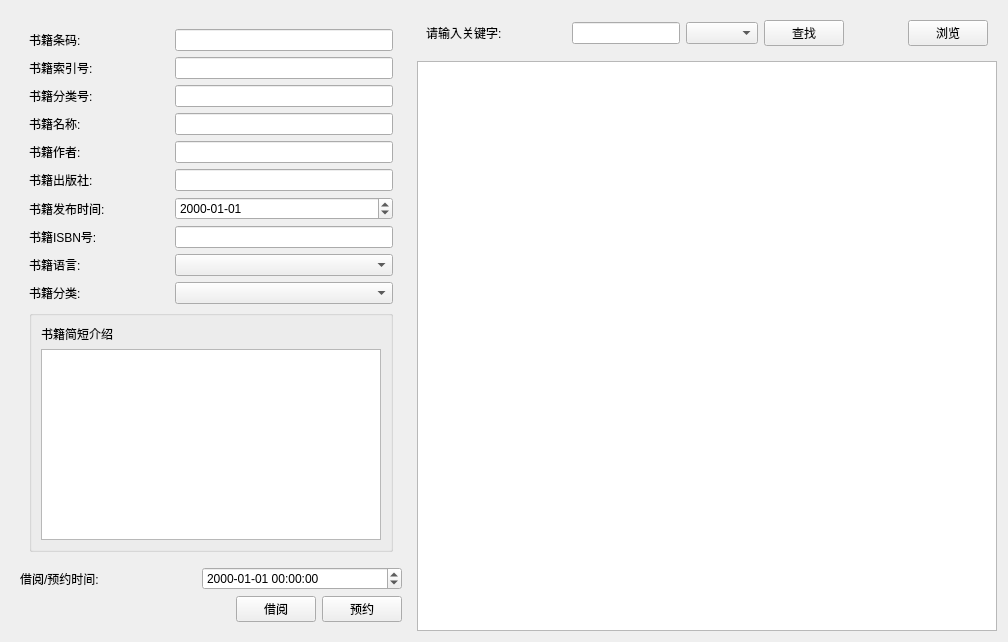
<?xml version="1.0" encoding="UTF-8"?>
<ui version="4.0">
 <class>ReaderBook</class>
 <widget class="QWidget" name="ReaderBook">
  <property name="geometry">
   <rect>
    <x>0</x>
    <y>0</y>
    <width>1008</width>
    <height>642</height>
   </rect>
  </property>
  <property name="windowTitle">
   <string>Form</string>
  </property>
  <layout class="QGridLayout" name="gridLayout_19">
   <item row="0" column="0" rowspan="2">
    <widget class="QWidget" name="widget_3" native="true">
     <property name="maximumSize">
      <size>
       <width>400</width>
       <height>16777215</height>
      </size>
     </property>
     <layout class="QGridLayout" name="gridLayout_5">
      <item row="0" column="0">
       <widget class="QWidget" name="widget" native="true">
        <property name="maximumSize">
         <size>
          <width>400</width>
          <height>16777215</height>
         </size>
        </property>
        <layout class="QGridLayout" name="gridLayout_12">
         <item row="10" column="0">
          <widget class="QGroupBox" name="groupBox">
           <property name="title">
            <string/>
           </property>
           <layout class="QGridLayout" name="gridLayout_18">
            <item row="1" column="0">
             <widget class="QTextEdit" name="te_bookDesc"/>
            </item>
            <item row="0" column="0">
             <widget class="QLabel" name="label_6">
              <property name="text">
               <string>书籍简短介绍</string>
              </property>
             </widget>
            </item>
           </layout>
          </widget>
         </item>
         <item row="3" column="0">
          <layout class="QGridLayout" name="gridLayout_3">
           <item row="0" column="0">
            <widget class="QLabel" name="label_3">
             <property name="minimumSize">
              <size>
               <width>140</width>
               <height>0</height>
              </size>
             </property>
             <property name="maximumSize">
              <size>
               <width>140</width>
               <height>16777215</height>
              </size>
             </property>
             <property name="text">
              <string>书籍名称:</string>
             </property>
            </widget>
           </item>
           <item row="0" column="1">
            <widget class="QLineEdit" name="le_bookName">
             <property name="sizePolicy">
              <sizepolicy hsizetype="Preferred" vsizetype="Fixed">
               <horstretch>0</horstretch>
               <verstretch>0</verstretch>
              </sizepolicy>
             </property>
            </widget>
           </item>
          </layout>
         </item>
         <item row="1" column="0">
          <layout class="QGridLayout" name="gridLayout_2">
           <item row="0" column="0">
            <widget class="QLabel" name="label_2">
             <property name="minimumSize">
              <size>
               <width>140</width>
               <height>0</height>
              </size>
             </property>
             <property name="maximumSize">
              <size>
               <width>140</width>
               <height>16777215</height>
              </size>
             </property>
             <property name="text">
              <string>书籍索引号:</string>
             </property>
            </widget>
           </item>
           <item row="0" column="1">
            <widget class="QLineEdit" name="le_bookIndex">
             <property name="sizePolicy">
              <sizepolicy hsizetype="Preferred" vsizetype="Fixed">
               <horstretch>0</horstretch>
               <verstretch>0</verstretch>
              </sizepolicy>
             </property>
            </widget>
           </item>
          </layout>
         </item>
         <item row="2" column="0">
          <layout class="QGridLayout" name="gridLayout_16">
           <item row="0" column="0">
            <widget class="QLabel" name="label_13">
             <property name="minimumSize">
              <size>
               <width>140</width>
               <height>0</height>
              </size>
             </property>
             <property name="maximumSize">
              <size>
               <width>140</width>
               <height>16777215</height>
              </size>
             </property>
             <property name="text">
              <string>书籍分类号:</string>
             </property>
            </widget>
           </item>
           <item row="0" column="1">
            <widget class="QLineEdit" name="le_bookClassID">
             <property name="sizePolicy">
              <sizepolicy hsizetype="Preferred" vsizetype="Fixed">
               <horstretch>0</horstretch>
               <verstretch>0</verstretch>
              </sizepolicy>
             </property>
            </widget>
           </item>
          </layout>
         </item>
         <item row="4" column="0">
          <layout class="QGridLayout" name="gridLayout_7">
           <item row="0" column="0">
            <widget class="QLabel" name="label_7">
             <property name="minimumSize">
              <size>
               <width>140</width>
               <height>0</height>
              </size>
             </property>
             <property name="maximumSize">
              <size>
               <width>140</width>
               <height>16777215</height>
              </size>
             </property>
             <property name="text">
              <string>书籍作者:</string>
             </property>
            </widget>
           </item>
           <item row="0" column="1">
            <widget class="QLineEdit" name="le_bookAuth">
             <property name="sizePolicy">
              <sizepolicy hsizetype="Preferred" vsizetype="Fixed">
               <horstretch>0</horstretch>
               <verstretch>0</verstretch>
              </sizepolicy>
             </property>
            </widget>
           </item>
          </layout>
         </item>
         <item row="6" column="0">
          <layout class="QGridLayout" name="gridLayout_8">
           <item row="0" column="0">
            <widget class="QLabel" name="label_11">
             <property name="minimumSize">
              <size>
               <width>140</width>
               <height>0</height>
              </size>
             </property>
             <property name="maximumSize">
              <size>
               <width>140</width>
               <height>16777215</height>
              </size>
             </property>
             <property name="text">
              <string>书籍发布时间:</string>
             </property>
            </widget>
           </item>
           <item row="0" column="1">
            <widget class="QDateEdit" name="le_bookPushDate">
             <property name="displayFormat">
              <string>yyyy-MM-dd</string>
             </property>
            </widget>
           </item>
          </layout>
         </item>
         <item row="8" column="0">
          <layout class="QGridLayout" name="gridLayout_15">
           <item row="0" column="0">
            <widget class="QLabel" name="label_12">
             <property name="minimumSize">
              <size>
               <width>140</width>
               <height>0</height>
              </size>
             </property>
             <property name="maximumSize">
              <size>
               <width>140</width>
               <height>16777215</height>
              </size>
             </property>
             <property name="text">
              <string>书籍语言:</string>
             </property>
            </widget>
           </item>
           <item row="0" column="1">
            <widget class="QComboBox" name="comb_bookLanguage">
             <property name="sizePolicy">
              <sizepolicy hsizetype="Preferred" vsizetype="Fixed">
               <horstretch>0</horstretch>
               <verstretch>0</verstretch>
              </sizepolicy>
             </property>
            </widget>
           </item>
          </layout>
         </item>
         <item row="5" column="0">
          <layout class="QGridLayout" name="gridLayout_11">
           <item row="0" column="0">
            <widget class="QLabel" name="label_10">
             <property name="minimumSize">
              <size>
               <width>140</width>
               <height>0</height>
              </size>
             </property>
             <property name="maximumSize">
              <size>
               <width>140</width>
               <height>16777215</height>
              </size>
             </property>
             <property name="text">
              <string>书籍出版社:</string>
             </property>
            </widget>
           </item>
           <item row="0" column="1">
            <widget class="QLineEdit" name="le_bookPublish">
             <property name="sizePolicy">
              <sizepolicy hsizetype="Preferred" vsizetype="Fixed">
               <horstretch>0</horstretch>
               <verstretch>0</verstretch>
              </sizepolicy>
             </property>
            </widget>
           </item>
          </layout>
         </item>
         <item row="0" column="0">
          <layout class="QGridLayout" name="gridLayout">
           <item row="0" column="0">
            <widget class="QLabel" name="label">
             <property name="minimumSize">
              <size>
               <width>140</width>
               <height>0</height>
              </size>
             </property>
             <property name="maximumSize">
              <size>
               <width>140</width>
               <height>16777215</height>
              </size>
             </property>
             <property name="text">
              <string>书籍条码:</string>
             </property>
            </widget>
           </item>
           <item row="0" column="1">
            <widget class="QLineEdit" name="le_bookID">
             <property name="sizePolicy">
              <sizepolicy hsizetype="Preferred" vsizetype="Fixed">
               <horstretch>0</horstretch>
               <verstretch>0</verstretch>
              </sizepolicy>
             </property>
            </widget>
           </item>
          </layout>
         </item>
         <item row="9" column="0">
          <layout class="QGridLayout" name="gridLayout_9">
           <item row="0" column="0">
            <widget class="QLabel" name="label_8">
             <property name="minimumSize">
              <size>
               <width>140</width>
               <height>0</height>
              </size>
             </property>
             <property name="maximumSize">
              <size>
               <width>140</width>
               <height>16777215</height>
              </size>
             </property>
             <property name="text">
              <string>书籍分类:</string>
             </property>
            </widget>
           </item>
           <item row="0" column="1">
            <widget class="QComboBox" name="comb_bookType">
             <property name="sizePolicy">
              <sizepolicy hsizetype="Preferred" vsizetype="Fixed">
               <horstretch>0</horstretch>
               <verstretch>0</verstretch>
              </sizepolicy>
             </property>
            </widget>
           </item>
          </layout>
         </item>
         <item row="7" column="0">
          <layout class="QGridLayout" name="gridLayout_4">
           <item row="0" column="0">
            <widget class="QLabel" name="label_4">
             <property name="minimumSize">
              <size>
               <width>140</width>
               <height>0</height>
              </size>
             </property>
             <property name="maximumSize">
              <size>
               <width>140</width>
               <height>16777215</height>
              </size>
             </property>
             <property name="text">
              <string>书籍ISBN号:</string>
             </property>
            </widget>
           </item>
           <item row="0" column="1">
            <widget class="QLineEdit" name="le_bookISBN">
             <property name="sizePolicy">
              <sizepolicy hsizetype="Preferred" vsizetype="Fixed">
               <horstretch>0</horstretch>
               <verstretch>0</verstretch>
              </sizepolicy>
             </property>
            </widget>
           </item>
          </layout>
         </item>
        </layout>
       </widget>
      </item>
      <item row="1" column="0">
       <layout class="QGridLayout" name="gridLayout_17">
        <item row="0" column="0">
         <widget class="QLabel" name="label_5">
          <property name="text">
           <string>借阅/预约时间:</string>
          </property>
         </widget>
        </item>
        <item row="0" column="1">
         <widget class="QDateTimeEdit" name="dateTimeEdit">
          <property name="sizePolicy">
           <sizepolicy hsizetype="Preferred" vsizetype="Fixed">
            <horstretch>0</horstretch>
            <verstretch>0</verstretch>
           </sizepolicy>
          </property>
          <property name="minimumSize">
           <size>
            <width>200</width>
            <height>0</height>
           </size>
          </property>
          <property name="displayFormat">
           <string>yyyy-MM-dd hh:mm:ss</string>
          </property>
         </widget>
        </item>
       </layout>
      </item>
      <item row="2" column="0">
       <layout class="QGridLayout" name="gridLayout_10">
        <item row="0" column="1">
         <widget class="QPushButton" name="pb_Borrow">
          <property name="text">
           <string>借阅</string>
          </property>
         </widget>
        </item>
        <item row="0" column="2">
         <widget class="QPushButton" name="pb_Order">
          <property name="text">
           <string>预约</string>
          </property>
         </widget>
        </item>
        <item row="0" column="0">
         <spacer name="horizontalSpacer_2">
          <property name="orientation">
           <enum>Qt::Horizontal</enum>
          </property>
          <property name="sizeHint" stdset="0">
           <size>
            <width>40</width>
            <height>20</height>
           </size>
          </property>
         </spacer>
        </item>
       </layout>
      </item>
     </layout>
    </widget>
   </item>
   <item row="0" column="1">
    <widget class="QWidget" name="widget_2" native="true">
     <layout class="QGridLayout" name="gridLayout_14">
      <item row="0" column="0">
       <layout class="QGridLayout" name="gridLayout_13">
        <item row="0" column="1">
         <widget class="QLineEdit" name="le_Key">
          <property name="sizePolicy">
           <sizepolicy hsizetype="Preferred" vsizetype="Fixed">
            <horstretch>0</horstretch>
            <verstretch>0</verstretch>
           </sizepolicy>
          </property>
         </widget>
        </item>
        <item row="0" column="0">
         <widget class="QLabel" name="label_9">
          <property name="minimumSize">
           <size>
            <width>140</width>
            <height>0</height>
           </size>
          </property>
          <property name="maximumSize">
           <size>
            <width>140</width>
            <height>16777215</height>
           </size>
          </property>
          <property name="text">
           <string>请输入关键字:</string>
          </property>
         </widget>
        </item>
        <item row="0" column="2">
         <widget class="QComboBox" name="cb_Cond">
          <property name="sizePolicy">
           <sizepolicy hsizetype="Expanding" vsizetype="Fixed">
            <horstretch>0</horstretch>
            <verstretch>0</verstretch>
           </sizepolicy>
          </property>
         </widget>
        </item>
        <item row="0" column="3">
         <widget class="QPushButton" name="pb_SearchBookInfo">
          <property name="text">
           <string>查找</string>
          </property>
         </widget>
        </item>
       </layout>
      </item>
      <item row="0" column="2">
       <layout class="QGridLayout" name="gridLayout_6">
        <item row="0" column="0">
         <widget class="QPushButton" name="pb_LookBookInfo">
          <property name="text">
           <string>浏览</string>
          </property>
         </widget>
        </item>
       </layout>
      </item>
      <item row="0" column="1">
       <spacer name="horizontalSpacer">
        <property name="orientation">
         <enum>Qt::Horizontal</enum>
        </property>
        <property name="sizeHint" stdset="0">
         <size>
          <width>40</width>
          <height>20</height>
         </size>
        </property>
       </spacer>
      </item>
     </layout>
    </widget>
   </item>
   <item row="1" column="1">
    <widget class="QTableWidget" name="tw_BookInfo"/>
   </item>
  </layout>
 </widget>
 <resources/>
 <connections/>
</ui>
